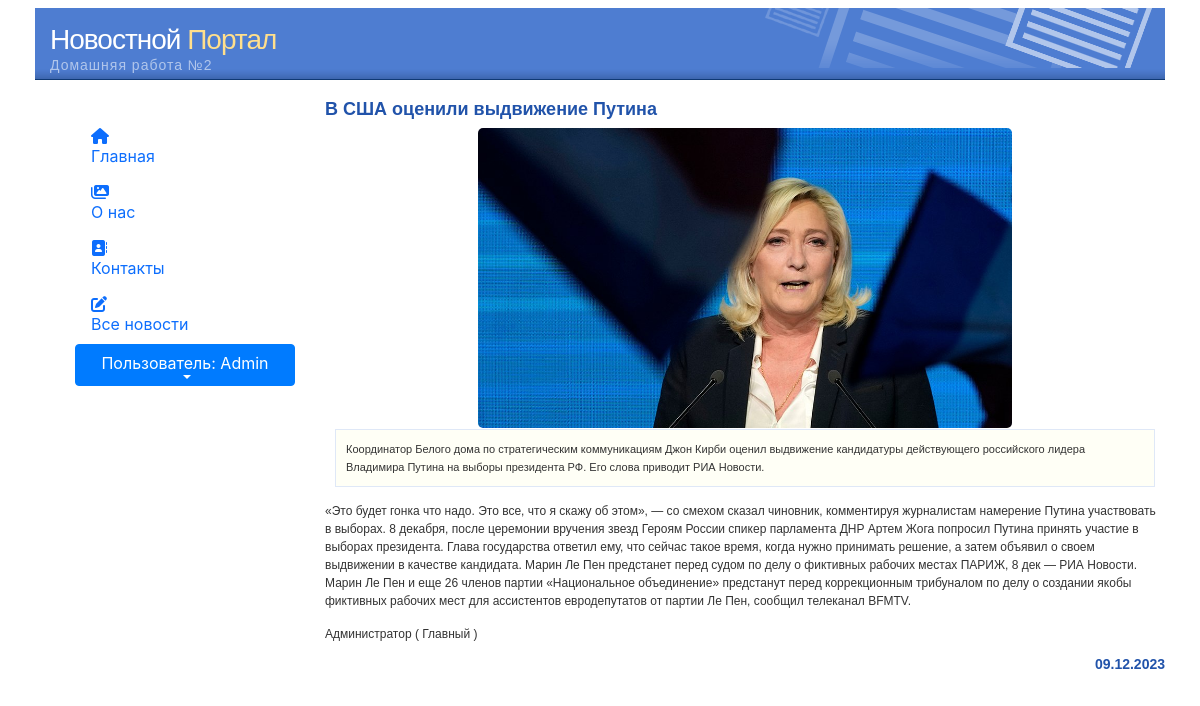
The app's page /news/show/ (signed in) with its own data.
### news/models.py (models this page shows, shortened)
class Article(models.Model):
    categories = (('E','Economics'),
                  ('S','Science'),
                  ('IT','IT'))
    author = models.ForeignKey(User, on_delete=models.SET_NULL, null=True, verbose_name='Автор')
    title = models.CharField('Заголовок', max_length=50, default='')
    anouncement = models.TextField('Аннотация', max_length=250)
    text = models.TextField('Текст новости')
    date = models.DateTimeField('Дата создания', auto_now=True)
    category = models.CharField(choices=categories, max_length=50, default='', verbose_name='Категория')
    tags = models.ManyToManyField(to=Tag, blank=True, verbose_name='Тэги')
    slug = models.SlugField()
    class Meta:
        ordering = ['title', 'date']
        verbose_name = 'Новость'
        verbose_name_plural = 'Новости'

class Image(models.Model):
    article = models.ForeignKey(Article, on_delete=models.CASCADE)
    name = models.CharField(max_length=50, blank=True)
    image = models.ImageField(upload_to='article_images/')

### news/views.py (the view)
# urls.py: path('', views.index, name='home'),
def index(request):
    article = Article.objects.latest("id")
    context = {'article':article}
    return render(request,'news/index.html',context)

### news/templates/news/index.html (shortened to what this page needs)
{% extends 'home01/index.html' %}
{% load static %}
{% load bootstrap5 %}
{% block content %}
<link rel="stylesheet" href="https://maxcdn.bootstrapcdn.com/bootstrap/4.0.0/css/bootstrap.min.css"
>
             <div id="content">
                    <h3>{{ article.title }}</h3>
             {% if article.image_set.all %}
              <div class="row">
                <div id="carouselControls" class="carousel slide" data-ride="carousel" style="display: inline-block;">
                    <div class="carousel-inner" role="listbox" style=" width:auto; height: 300px; !important;">
                        {% for image in article.image_set.all %}
                        <div class="carousel-item {% if forloop.counter == 1 %} active {% endif %}">
                            <img class="d-block" src="{{ image.image.url }}"
                                 style="margin:auto; height:300px; width:auto; border-radius:5px;">
                        </div>
                        {% endfor %}
                    </div>
                    <a class="carousel-control-prev" href="#carouselControls" role="button" data-slide="prev">
                    </a>
                    <a class="carousel-control-next" href="#carouselControls" role="button" data-slide="next">
                    </a>
                </div>
              </div>
                {% endif%}
                    <div class='featurebox_side'>{{ article.anouncement }}</div>
                    <p>{{ article.text }}</p>
                    <p>{{ article.author.first_name }} ( {{ article.author.last_name }} )</p>
                    <h4 align="right">{{ article.date|date:"d.m.Y" }}</h4>
            </div>
{% endblock %}

### home01/templates/home01/left_sidebar.html (shortened to what this page needs)
{% load bootstrap5 %}
{% load static %}
{% bootstrap_css %}
            <div class="tm-sidebar">
                <nav class="tm-nav">
                    <div>
                     <ul  class="nav nav-pills flex-column mb-auto">
                            <li class="nav-item">
                                <a href="{% url 'news_index' %}"
                                {% if request.resolver_match.view_name == 'home' %} class="nav-link current link-active"{% else %} class="nav-link" {% endif %}>
                                    <i class="fa fa-house menu-icon"></i>
                                    <div class="d-none d-lg-block">Главная</div>
                                </a>
                            </li>
                            <li class="nav-item">
                                <a href="{% url 'about' %}"
                                   {% if request.resolver_match.view_name == 'about' %} class="nav-link current link-active"{% else %} class="nav-link" {% endif %}>
                                    <i class="fas fa-images nav-icon"></i>
                                    <div class="d-none d-lg-block">О нас</div>
                                </a>
                            </li>
                            <li class="nav-item">
                                <a href="{% url 'contact' %}"
                                   {% if request.resolver_match.view_name == 'contact' %} class="nav-link current link-active"{% else %} class="nav-link" {% endif %}>
                                    <i class="fas fa-address-book nav-icon"></i>
                                    <div class="d-none d-lg-block">Контакты</div>
                                </a>
                            </li>
                            <li class="nav-item">
                                <a href="{% url 'all_news' %}"
                                {% if request.resolver_match.view_name == 'all_news' %} class="nav-link current" {% else %} class="nav-link" {% endif %}>
                                    <i class="fas fa-pen-to-square nav-icon"></i>
                                    <div class="d-none d-lg-block">Все новости</div>
                                </a>
                            </li>
                        </ul>
     <div class="dropdown" >
          <button class="dropbtn btn btn-primary dropdown-toggle" type="button" id="dropdownMenuButton1" data-bs-toggle="dropdown" aria-expanded="false">
              <div class="d-none d-lg-block">Пользователь: {{request.user.username}}</div>
          </button>
        </div>
                    </div>
                </nav>
            </div>

### home01/static/home01/css/style.css (style rules this page uses)
body { text-align: center; margin-top:10px; margin-bottom:10px; color:#666666; background-color: #666666; }
#content { margin-top: 20px; margin-bottom: 0px; }
#content p { margin-top:15px; margin-bottom: 15px; font-family: verdana, arial, sans-serif; font-size: 12px; line-height: 18px; color: #333333; }
#content h3 { margin-top:5px; margin-bottom: 10px; font-family: verdana, arial, sans-serif; font-size: 18px; font-weight: bold; line-height: 18px; color: #2153AA; }
#content h4 { margin-top:0px;margin-bottom:0px; font-family: verdana, arial, sans-serif; font-size: 14px; font-weight: bold; line-height: 12px; color: #2153AA; }
.featurebox_side { background-color: #fffff6; margin:1px;margin-left:10px;margin-right:10px;margin-bottom:15px; padding:10px; border: 1px solid #DFE8F7; font-family: verdana, arial, sans-serif; font-size: 11px; line-height: 18px; color: #333333; }
.tm-sidebar { background-color: #fff; top: 0; bottom: 0; left: 0; z-index: 1000; padding-left: 40px; padding-top: 40px; width: 100%; }
.tm-nav { display: flex; flex-direction: column; justify-content: space-between; height: 100%; }
.nav-link { position: relative; padding-top: 15px; padding-bottom: 15px; }
.dropbtn { width: 100%; display: block; align-items: center; justify-content: center; margin-bottom: 1px; }

### records on screen
Article: title "В США оценили выдвижение Путина", anouncement "Координатор Белого дома по стратегическим коммуникациям Джон Кирби оценил выдвижение кандидатуры действующего российского лидера Владимира Путина на выборы президента РФ. Его слова приводит РИА Новости.", text "«Это будет гонка что надо. Это все, что я скажу об этом», — со смехом сказал чиновник, комментируя журналистам намерение Путина участвовать в выборах. 8 декабря, после церемонии вручения звезд Героям России спикер парламента ДНР Артем Жога попросил Путина принять участие в выборах президента. Глава государства ответил ему, что сейчас такое время, когда нужно принимать решение, а затем объявил о своем выдвижении в качестве кандидата. Марин Ле Пен предстанет перед судом по делу о фиктивных рабочих местах ПАРИЖ, 8 дек — РИА Новости. Марин Ле Пен и еще 26 членов партии «Национальное объединение» предстанут перед коррекционным трибуналом по делу о создании якобы фиктивных рабочих мест для…", author.first_name "Администратор", author.last_name "Главный", date "09.12.2023"
Image: image (picture)

### other values on screen
{{ request.user.username }} "Admin"
